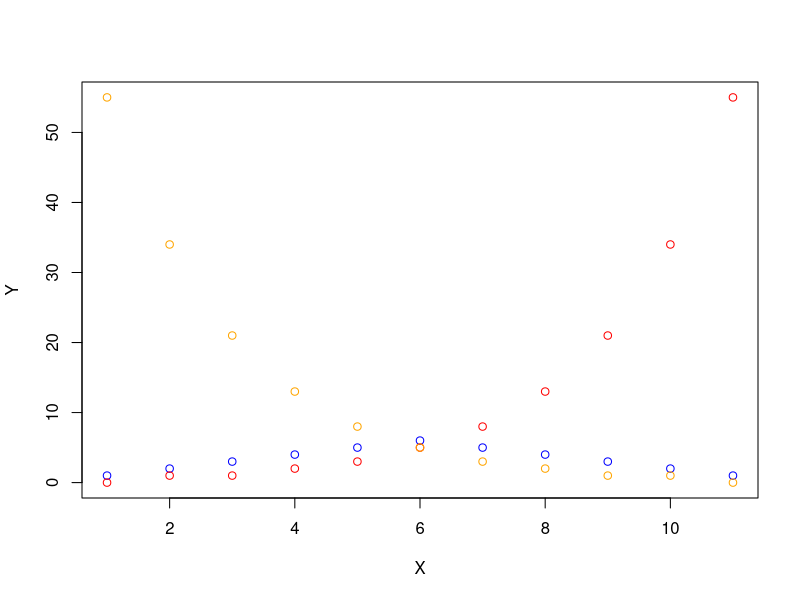

The R script that drew this image:

vec  <- c( 1, 2, 3, 4, 5, 6, 5,  4,  3,  2, 1 ) 
vec2 <- c( 0, 1, 1, 2, 3, 5, 8, 13, 21, 34, 55 )
vec3 <- rev(vec2)
p_cols      <- c( "blue" , "red" , "orange" , "green" ) 

yrange <- range( 0 , vec , vec2 , vec3 )

plot (
    vec ,
    col=p_cols[1] ,
    type="p" ,
    xlab="X" ,
    ylab="Y" ,
    ylim=yrange
    )
lines(
    vec2 ,
    col=p_cols[2] ,
    type="p"
    )
lines(
    vec3 ,
    col=p_cols[3] ,
    type="p"
    )


